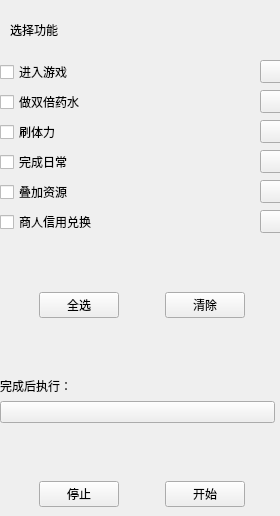
           <widget class="SimpleCardWidget" name="SimpleCardWidget_select">
            <property name="maximumSize">
             <size>
              <width>280</width>
              <height>16777215</height>
             </size>
            </property>
            <widget class="QWidget" name="layoutWidget">
             <property name="geometry">
              <rect>
               <x>0</x>
               <y>60</y>
               <width>284</width>
               <height>447</height>
              </rect>
             </property>
             <layout class="QVBoxLayout" name="verticalLayout">
              <item>
               <layout class="QHBoxLayout" name="horizontalLayout_double_potion_2">
                <item>
                 <widget class="CheckBox" name="CheckBox_open_game">
                  <property name="styleSheet">
                   <string notr="true">CheckBox {
    color: black;
    font: 14px 'Segoe UI', 'Microsoft YaHei', 'PingFang SC';
    spacing: 8px;
    min-width: 28px;
    min-height: 22px;
    outline: none;
    margin-left: 1px;
	background-color: transparent;
}

CheckBox::indicator {
    width: 18px;
    height: 18px;
    border-radius: 5px;
    border: 1px solid rgba(0, 0, 0, 0.48);
    background-color: rgba(0, 0, 0, 0.022);
}

CheckBox::indicator:hover {
    border: 1px solid rgba(0, 0, 0, 0.56);
    background-color: rgba(0, 0, 0, 0.05);
}

CheckBox::indicator:pressed {
    border: 1px solid rgba(0, 0, 0, 0.27);
    background-color: rgba(0, 0, 0, 0.12);
}

CheckBox::indicator:checked,
CheckBox::indicator:indeterminate {
    border: 1px solid #009faa;
    background-color: #009faa;
}


CheckBox::indicator:checked:hover,
CheckBox::indicator:indeterminate:hover {
    border: 1px solid #00a7b3;
    background-color: #00a7b3;
}

CheckBox::indicator:checked:pressed,
CheckBox::indicator:indeterminate:pressed {
    border: 1px solid #3eabb3;
    background-color: #3eabb3;
}

CheckBox:disabled {
    color: rgba(0, 0, 0, 110);
}

CheckBox::indicator:disabled {
    border: 1px solid rgba(0, 0, 0, 0.27);
    background-color: transparent;
}

CheckBox::indicator:checked:disabled,
CheckBox::indicator:indeterminate:disabled {
    border: 1px solid rgb(199, 199, 199);
    background-color: rgb(199, 199, 199);
}</string>
                  </property>
                  <property name="text">
                   <string>进入游戏</string>
                  </property>
                 </widget>
                </item>
                <item>
                 <widget class="TransparentToolButton" name="TransparentToolButton_entry_game">
                  <property name="icon">
                   <iconset theme="accessories-calculator">
                    <normaloff>.</normaloff>.</iconset>
                  </property>
                 </widget>
                </item>
               </layout>
              </item>
              <item>
               <layout class="QHBoxLayout" name="horizontalLayout_double_potion">
                <item>
                 <widget class="CheckBox" name="CheckBox_double_potion">
                  <property name="styleSheet">
                   <string notr="true">CheckBox {
    color: black;
    font: 14px 'Segoe UI', 'Microsoft YaHei', 'PingFang SC';
    spacing: 8px;
    min-width: 28px;
    min-height: 22px;
    outline: none;
    margin-left: 1px;
	background-color: transparent;
}

CheckBox::indicator {
    width: 18px;
    height: 18px;
    border-radius: 5px;
    border: 1px solid rgba(0, 0, 0, 0.48);
    background-color: rgba(0, 0, 0, 0.022);
}

CheckBox::indicator:hover {
    border: 1px solid rgba(0, 0, 0, 0.56);
    background-color: rgba(0, 0, 0, 0.05);
}

CheckBox::indicator:pressed {
    border: 1px solid rgba(0, 0, 0, 0.27);
    background-color: rgba(0, 0, 0, 0.12);
}

CheckBox::indicator:checked,
CheckBox::indicator:indeterminate {
    border: 1px solid #009faa;
    background-color: #009faa;
}


CheckBox::indicator:checked:hover,
CheckBox::indicator:indeterminate:hover {
    border: 1px solid #00a7b3;
    background-color: #00a7b3;
}

CheckBox::indicator:checked:pressed,
CheckBox::indicator:indeterminate:pressed {
    border: 1px solid #3eabb3;
    background-color: #3eabb3;
}

CheckBox:disabled {
    color: rgba(0, 0, 0, 110);
}

CheckBox::indicator:disabled {
    border: 1px solid rgba(0, 0, 0, 0.27);
    background-color: transparent;
}

CheckBox::indicator:checked:disabled,
CheckBox::indicator:indeterminate:disabled {
    border: 1px solid rgb(199, 199, 199);
    background-color: rgb(199, 199, 199);
}</string>
                  </property>
                  <property name="text">
                   <string>做双倍药水</string>
                  </property>
                 </widget>
                </item>
                <item>
                 <widget class="TransparentToolButton" name="TransparentToolButton_double_potion"/>
                </item>
               </layout>
              </item>
              <item>
               <layout class="QHBoxLayout" name="horizontalLayout_shuatili">
                <item>
                 <widget class="CheckBox" name="CheckBox_tili">
                  <property name="styleSheet">
                   <string notr="true">CheckBox {
    color: black;
    font: 14px 'Segoe UI', 'Microsoft YaHei', 'PingFang SC';
    spacing: 8px;
    min-width: 28px;
    min-height: 22px;
    outline: none;
    margin-left: 1px;
	background-color: transparent;
}

CheckBox::indicator {
    width: 18px;
    height: 18px;
    border-radius: 5px;
    border: 1px solid rgba(0, 0, 0, 0.48);
    background-color: rgba(0, 0, 0, 0.022);
}

CheckBox::indicator:hover {
    border: 1px solid rgba(0, 0, 0, 0.56);
    background-color: rgba(0, 0, 0, 0.05);
}

CheckBox::indicator:pressed {
    border: 1px solid rgba(0, 0, 0, 0.27);
    background-color: rgba(0, 0, 0, 0.12);
}

CheckBox::indicator:checked,
CheckBox::indicator:indeterminate {
    border: 1px solid #009faa;
    background-color: #009faa;
}


CheckBox::indicator:checked:hover,
CheckBox::indicator:indeterminate:hover {
    border: 1px solid #00a7b3;
    background-color: #00a7b3;
}

CheckBox::indicator:checked:pressed,
CheckBox::indicator:indeterminate:pressed {
    border: 1px solid #3eabb3;
    background-color: #3eabb3;
}

CheckBox:disabled {
    color: rgba(0, 0, 0, 110);
}

CheckBox::indicator:disabled {
    border: 1px solid rgba(0, 0, 0, 0.27);
    background-color: transparent;
}

CheckBox::indicator:checked:disabled,
CheckBox::indicator:indeterminate:disabled {
    border: 1px solid rgb(199, 199, 199);
    background-color: rgb(199, 199, 199);
}</string>
                  </property>
                  <property name="text">
                   <string>刷体力</string>
                  </property>
                 </widget>
                </item>
                <item>
                 <widget class="TransparentToolButton" name="TransparentToolButton_tili"/>
                </item>
               </layout>
              </item>
              <item>
               <layout class="QHBoxLayout" name="horizontalLayout_reward">
                <item>
                 <widget class="CheckBox" name="CheckBox_reward">
                  <property name="styleSheet">
                   <string notr="true">CheckBox {
    color: black;
    font: 14px 'Segoe UI', 'Microsoft YaHei', 'PingFang SC';
    spacing: 8px;
    min-width: 28px;
    min-height: 22px;
    outline: none;
    margin-left: 1px;
	background-color: transparent;
}

CheckBox::indicator {
    width: 18px;
    height: 18px;
    border-radius: 5px;
    border: 1px solid rgba(0, 0, 0, 0.48);
    background-color: rgba(0, 0, 0, 0.022);
}

CheckBox::indicator:hover {
    border: 1px solid rgba(0, 0, 0, 0.56);
    background-color: rgba(0, 0, 0, 0.05);
}

CheckBox::indicator:pressed {
    border: 1px solid rgba(0, 0, 0, 0.27);
    background-color: rgba(0, 0, 0, 0.12);
}

CheckBox::indicator:checked,
CheckBox::indicator:indeterminate {
    border: 1px solid #009faa;
    background-color: #009faa;
}


CheckBox::indicator:checked:hover,
CheckBox::indicator:indeterminate:hover {
    border: 1px solid #00a7b3;
    background-color: #00a7b3;
}

CheckBox::indicator:checked:pressed,
CheckBox::indicator:indeterminate:pressed {
    border: 1px solid #3eabb3;
    background-color: #3eabb3;
}

CheckBox:disabled {
    color: rgba(0, 0, 0, 110);
}

CheckBox::indicator:disabled {
    border: 1px solid rgba(0, 0, 0, 0.27);
    background-color: transparent;
}

CheckBox::indicator:checked:disabled,
CheckBox::indicator:indeterminate:disabled {
    border: 1px solid rgb(199, 199, 199);
    background-color: rgb(199, 199, 199);
}</string>
                  </property>
                  <property name="text">
                   <string>完成日常</string>
                  </property>
                 </widget>
                </item>
                <item>
                 <widget class="TransparentToolButton" name="TransparentToolButton_daily"/>
                </item>
               </layout>
              </item>
              <item>
               <layout class="QHBoxLayout" name="horizontalLayout_stacking_resources">
                <item>
                 <widget class="CheckBox" name="CheckBox_resources">
                  <property name="styleSheet">
                   <string notr="true">CheckBox {
    color: black;
    font: 14px 'Segoe UI', 'Microsoft YaHei', 'PingFang SC';
    spacing: 8px;
    min-width: 28px;
    min-height: 22px;
    outline: none;
    margin-left: 1px;
	background-color: transparent;
}

CheckBox::indicator {
    width: 18px;
    height: 18px;
    border-radius: 5px;
    border: 1px solid rgba(0, 0, 0, 0.48);
    background-color: rgba(0, 0, 0, 0.022);
}

CheckBox::indicator:hover {
    border: 1px solid rgba(0, 0, 0, 0.56);
    background-color: rgba(0, 0, 0, 0.05);
}

CheckBox::indicator:pressed {
    border: 1px solid rgba(0, 0, 0, 0.27);
    background-color: rgba(0, 0, 0, 0.12);
}

CheckBox::indicator:checked,
CheckBox::indicator:indeterminate {
    border: 1px solid #009faa;
    background-color: #009faa;
}


CheckBox::indicator:checked:hover,
CheckBox::indicator:indeterminate:hover {
    border: 1px solid #00a7b3;
    background-color: #00a7b3;
}

CheckBox::indicator:checked:pressed,
CheckBox::indicator:indeterminate:pressed {
    border: 1px solid #3eabb3;
    background-color: #3eabb3;
}

CheckBox:disabled {
    color: rgba(0, 0, 0, 110);
}

CheckBox::indicator:disabled {
    border: 1px solid rgba(0, 0, 0, 0.27);
    background-color: transparent;
}

CheckBox::indicator:checked:disabled,
CheckBox::indicator:indeterminate:disabled {
    border: 1px solid rgb(199, 199, 199);
    background-color: rgb(199, 199, 199);
}</string>
                  </property>
                  <property name="text">
                   <string>叠加资源</string>
                  </property>
                 </widget>
                </item>
                <item>
                 <widget class="TransparentToolButton" name="TransparentToolButton_resources"/>
                </item>
               </layout>
              </item>
              <item>
               <layout class="QHBoxLayout" name="horizontalLayout_stacking_resources_2">
                <item>
                 <widget class="CheckBox" name="CheckBox_exchange">
                  <property name="styleSheet">
                   <string notr="true">CheckBox {
    color: black;
    font: 14px 'Segoe UI', 'Microsoft YaHei', 'PingFang SC';
    spacing: 8px;
    min-width: 28px;
    min-height: 22px;
    outline: none;
    margin-left: 1px;
	background-color: transparent;
}

CheckBox::indicator {
    width: 18px;
    height: 18px;
    border-radius: 5px;
    border: 1px solid rgba(0, 0, 0, 0.48);
    background-color: rgba(0, 0, 0, 0.022);
}

CheckBox::indicator:hover {
    border: 1px solid rgba(0, 0, 0, 0.56);
    background-color: rgba(0, 0, 0, 0.05);
}

CheckBox::indicator:pressed {
    border: 1px solid rgba(0, 0, 0, 0.27);
    background-color: rgba(0, 0, 0, 0.12);
}

CheckBox::indicator:checked,
CheckBox::indicator:indeterminate {
    border: 1px solid #009faa;
    background-color: #009faa;
}


CheckBox::indicator:checked:hover,
CheckBox::indicator:indeterminate:hover {
    border: 1px solid #00a7b3;
    background-color: #00a7b3;
}

CheckBox::indicator:checked:pressed,
CheckBox::indicator:indeterminate:pressed {
    border: 1px solid #3eabb3;
    background-color: #3eabb3;
}

CheckBox:disabled {
    color: rgba(0, 0, 0, 110);
}

CheckBox::indicator:disabled {
    border: 1px solid rgba(0, 0, 0, 0.27);
    background-color: transparent;
}

CheckBox::indicator:checked:disabled,
CheckBox::indicator:indeterminate:disabled {
    border: 1px solid rgb(199, 199, 199);
    background-color: rgb(199, 199, 199);
}</string>
                  </property>
                  <property name="text">
                   <string>商人信用兑换</string>
                  </property>
                 </widget>
                </item>
                <item>
                 <widget class="TransparentToolButton" name="TransparentToolButton_exchange"/>
                </item>
               </layout>
              </item>
              <item>
               <spacer name="verticalSpacer">
                <property name="orientation">
                 <enum>Qt::Vertical</enum>
                </property>
                <property name="sizeHint" stdset="0">
                 <size>
                  <width>20</width>
                  <height>10</height>
                 </size>
                </property>
               </spacer>
              </item>
              <item>
               <layout class="QHBoxLayout" name="horizontalLayout_btn">
                <item>
                 <spacer name="horizontalSpacer_2">
                  <property name="orientation">
                   <enum>Qt::Horizontal</enum>
                  </property>
                  <property name="sizeHint" stdset="0">
                   <size>
                    <width>40</width>
                    <height>20</height>
                   </size>
                  </property>
                 </spacer>
                </item>
                <item>
                 <widget class="PushButton" name="PushButton_select_all">
                  <property name="text">
                   <string>全选</string>
                  </property>
                 </widget>
                </item>
                <item>
                 <spacer name="horizontalSpacer">
                  <property name="orientation">
                   <enum>Qt::Horizontal</enum>
                  </property>
                  <property name="sizeHint" stdset="0">
                   <size>
                    <width>40</width>
                    <height>20</height>
                   </size>
                  </property>
                 </spacer>
                </item>
                <item>
                 <widget class="PushButton" name="PushButton_clean_all">
                  <property name="text">
                   <string>清除</string>
                  </property>
                 </widget>
                </item>
                <item>
                 <spacer name="horizontalSpacer_3">
                  <property name="orientation">
                   <enum>Qt::Horizontal</enum>
                  </property>
                  <property name="sizeHint" stdset="0">
                   <size>
                    <width>40</width>
                    <height>20</height>
                   </size>
                  </property>
                 </spacer>
                </item>
               </layout>
              </item>
              <item>
               <spacer name="verticalSpacer_2">
                <property name="orientation">
                 <enum>Qt::Vertical</enum>
                </property>
                <property name="sizeHint" stdset="0">
                 <size>
                  <width>20</width>
                  <height>10</height>
                 </size>
                </property>
               </spacer>
              </item>
              <item>
               <layout class="QVBoxLayout" name="verticalLayout_3">
                <item>
                 <widget class="BodyLabel" name="BodyLabel">
                  <property name="minimumSize">
                   <size>
                    <width>80</width>
                    <height>0</height>
                   </size>
                  </property>
                  <property name="maximumSize">
                   <size>
                    <width>70</width>
                    <height>16777215</height>
                   </size>
                  </property>
                  <property name="text">
                   <string>完成后执行：</string>
                  </property>
                 </widget>
                </item>
                <item alignment="Qt::AlignLeft|Qt::AlignVCenter">
                 <widget class="ComboBox" name="ComboBox_after_finish">
                  <property name="minimumSize">
                   <size>
                    <width>275</width>
                    <height>0</height>
                   </size>
                  </property>
                  <property name="maximumSize">
                   <size>
                    <width>16777215</width>
                    <height>16777215</height>
                   </size>
                  </property>
                 </widget>
                </item>
               </layout>
              </item>
              <item>
               <spacer name="verticalSpacer_3">
                <property name="orientation">
                 <enum>Qt::Vertical</enum>
                </property>
                <property name="sizeHint" stdset="0">
                 <size>
                  <width>20</width>
                  <height>40</height>
                 </size>
                </property>
               </spacer>
              </item>
              <item>
               <layout class="QHBoxLayout" name="horizontalLayout_btn_2">
                <item>
                 <spacer name="horizontalSpacer_4">
                  <property name="orientation">
                   <enum>Qt::Horizontal</enum>
                  </property>
                  <property name="sizeHint" stdset="0">
                   <size>
                    <width>40</width>
                    <height>20</height>
                   </size>
                  </property>
                 </spacer>
                </item>
                <item>
                 <widget class="PushButton" name="PushButton_stop">
                  <property name="text">
                   <string>停止</string>
                  </property>
                 </widget>
                </item>
                <item>
                 <spacer name="horizontalSpacer_5">
                  <property name="orientation">
                   <enum>Qt::Horizontal</enum>
                  </property>
                  <property name="sizeHint" stdset="0">
                   <size>
                    <width>40</width>
                    <height>20</height>
                   </size>
                  </property>
                 </spacer>
                </item>
                <item>
                 <widget class="PushButton" name="PushButton_start">
                  <property name="text">
                   <string>开始</string>
                  </property>
                 </widget>
                </item>
                <item>
                 <spacer name="horizontalSpacer_6">
                  <property name="orientation">
                   <enum>Qt::Horizontal</enum>
                  </property>
                  <property name="sizeHint" stdset="0">
                   <size>
                    <width>40</width>
                    <height>20</height>
                   </size>
                  </property>
                 </spacer>
                </item>
               </layout>
              </item>
             </layout>
            </widget>
            <widget class="StrongBodyLabel" name="StrongBodyLabel">
             <property name="geometry">
              <rect>
               <x>10</x>
               <y>20</y>
               <width>111</width>
               <height>19</height>
              </rect>
             </property>
             <property name="styleSheet">
              <string notr="true">background-color: transparent;</string>
             </property>
             <property name="text">
              <string>选择功能</string>
             </property>
            </widget>
           </widget>
